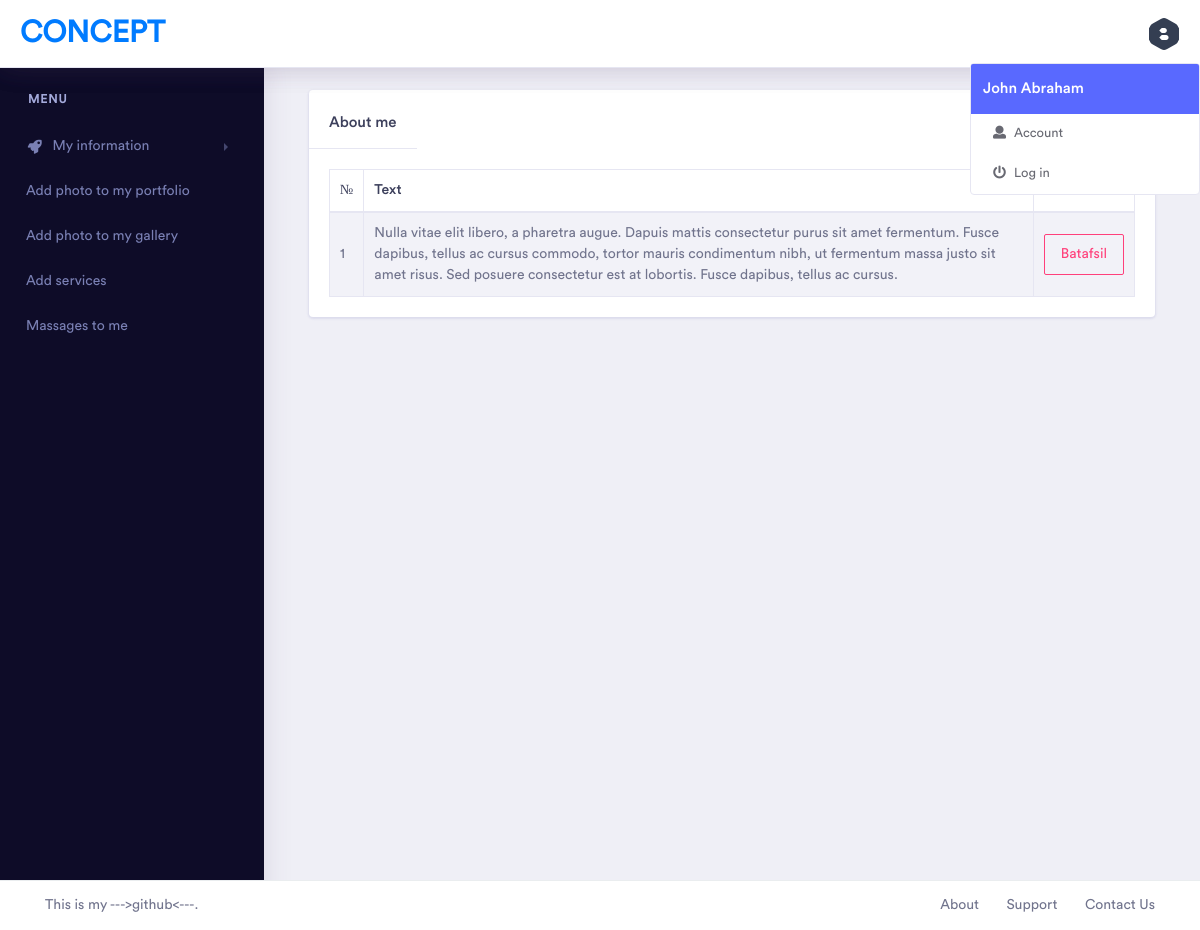
The page /dashboard/about_me_list on the database as committed earlier.
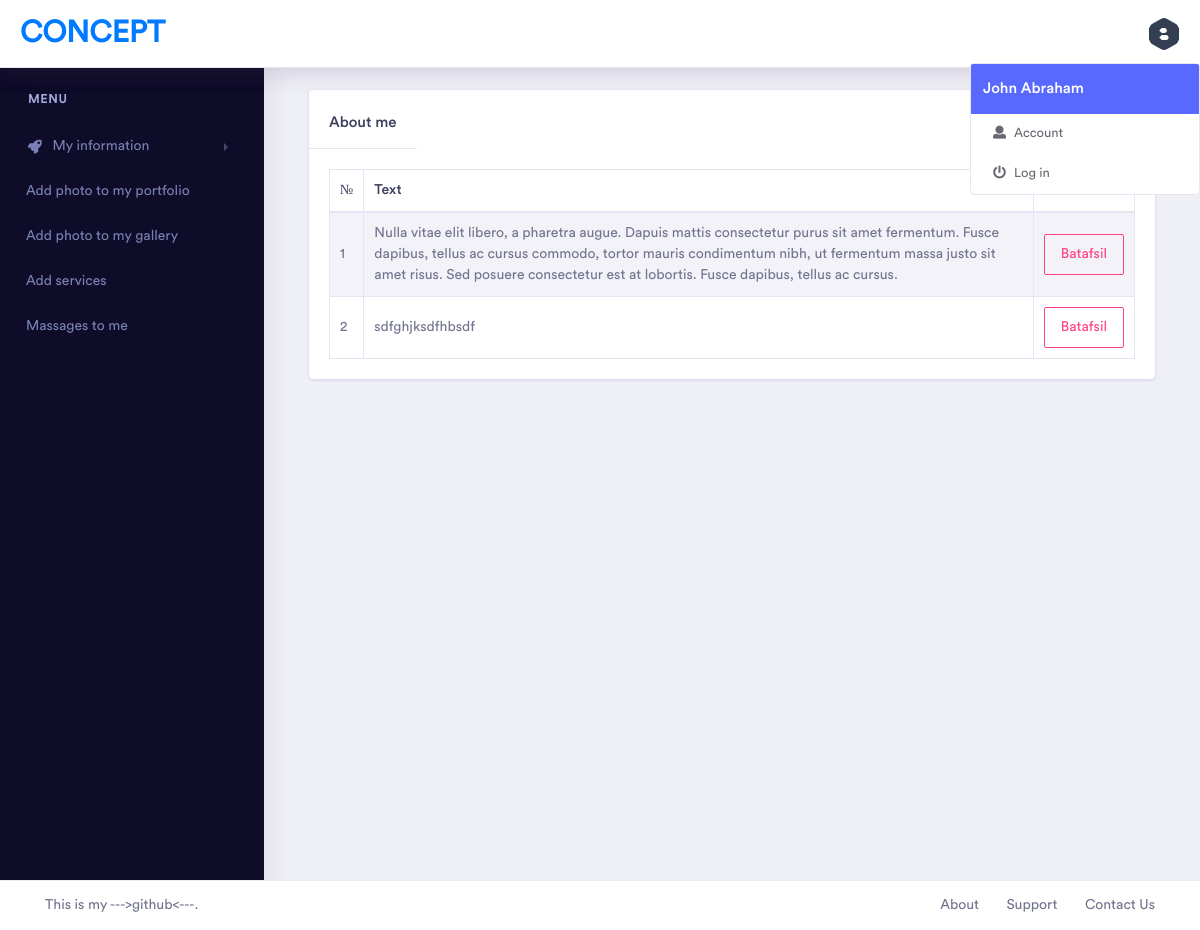
The same page on the database as committed later.
### main/models.py (models this page shows)
class About_me(models.Model):
    text = models.TextField()
    class Meta():
        verbose_name = "About me"
        verbose_name_plural = "About me"

### main/views.py (the view)
# urls.py: path('about_me_list', views.about_me_list, name='about_me_list'),
def about_me_list(request):
    context = models.About_me.objects.all()
    return render(request, 'dashboard/about_me/index.html', {'context':context})

### templates/dashboard/about_me/index.html (shortened to what this page needs)
{% extends 'dashboard/base.html' %}
{%  block content %}
    <div class="dashboard-ecommerce">
        <div class="container-fluid dashboard-content ">
            <div class="col-xl-12 col-lg-12 col-md-12 col-sm-12 col-12">
                <div class="card">
                    <div class="d-flex justify-content-between align-items-center mt-2">
                        <h5 class="card-header">About me</h5>
                        <div class="mr-4"><a href="{% url 'about_me_create' %}" class="btn btn-outline-success">Ma`lumot qo`shish</a></div>
                    </div>
                    <div class="card-body">
                        <div class="table-responsive">
                            <table class="table table-striped table-bordered first">
                                <thead>
                                    <tr>
                                        <th>№</th>
                                        <th>Text</th>
                                        <th>Deteil</th>
                                    </tr>
                                </thead>
                                <tbody>
                                    {% for text in context %}
                                    <tr>
                                        <td>{{forloop.counter}}</td>
                                        <td>{{text.text}}</td>
                                        <td><a href="{% url 'about_me_deteil' text.id %}" class="btn btn-outline-secondary">Batafsil</a></td>
                                    </tr>
                                    {% endfor %}
                                </tbody>
                            </table>
                        </div>
                    </div>
                </div>
            </div>
        </div>
    </div>
{%  endblock %}

Rows that differ between the two databases and show on the page:
added About_me: text "sdfghjksdfhbsdf"
